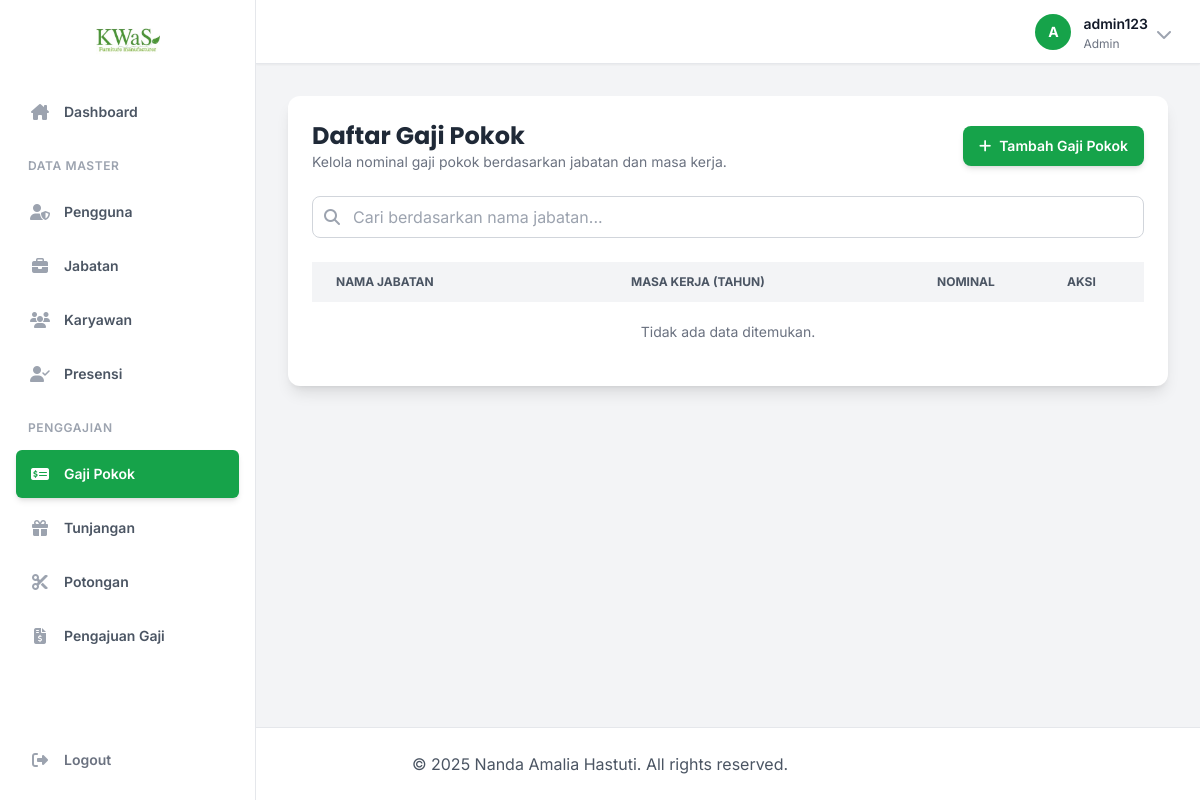
Page /pages/salary.php?page=3 (signed in) on the earlier database version.
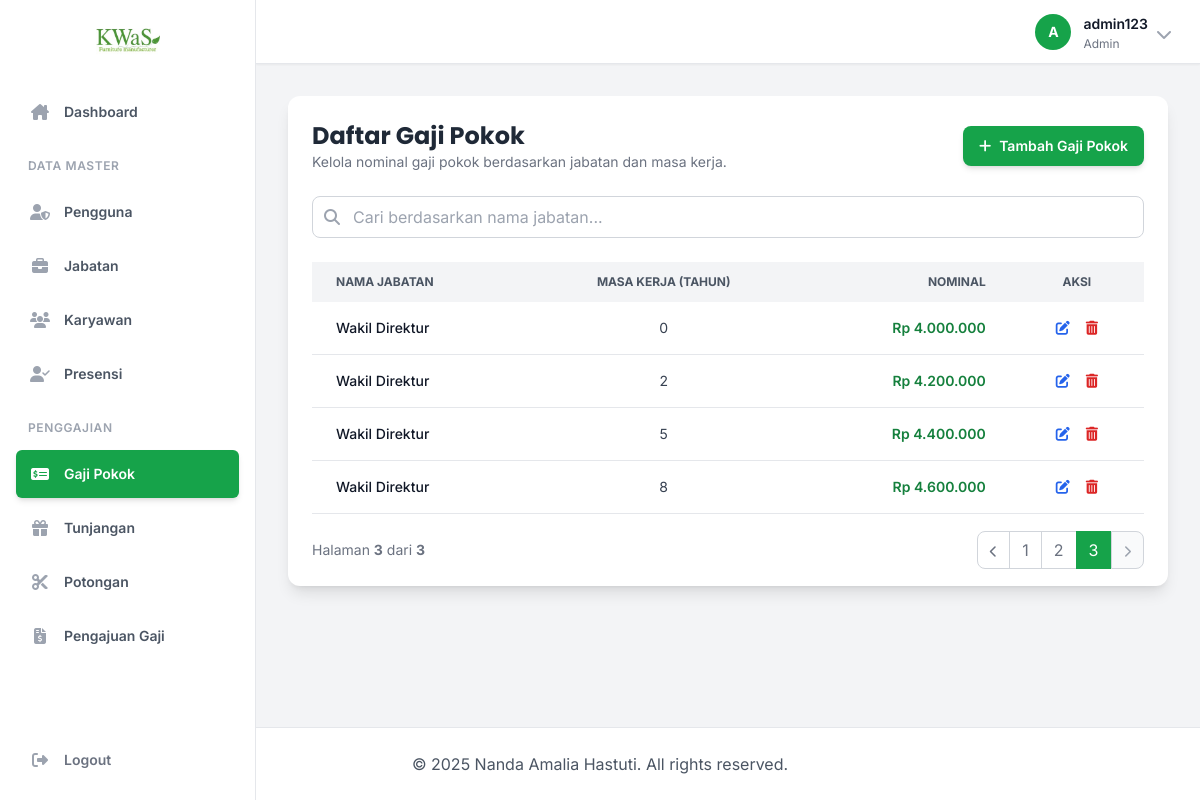
Same page on the later database version.
### tables this page shows
CREATE TABLE GAJI_POKOK (
    Id_Gapok INT AUTO_INCREMENT PRIMARY KEY,
    Id_Jabatan VARCHAR(15),
    Masa_Kerja INT,  
    Nominal DECIMAL(12,2),
    FOREIGN KEY (Id_Jabatan) REFERENCES JABATAN(Id_Jabatan) ON DELETE CASCADE
);

CREATE TABLE JABATAN (
    Id_Jabatan VARCHAR(15) PRIMARY KEY,
    Nama_Jabatan VARCHAR(50) NOT NULL,
    Pendidikan VARCHAR(20)
);

### pages/salary.php (the view, shortened to what the changed rows need)
<?php
require_once __DIR__ . '/../includes/functions.php';
$action = $_GET['action'] ?? 'list';
$page = isset($_GET['page']) ? (int)$_GET['page'] : 1;
$search_jabatan = $_GET['search_jabatan'] ?? '';
$records_per_page = 10;
$offset = ($page - 1) * $records_per_page;
require_once __DIR__ . '/../includes/header.php';
?>
<?php if ($action === 'list'): ?>
<div class="bg-white p-6 rounded-xl shadow-lg">
    <div class="flex flex-col sm:flex-row justify-between items-start sm:items-center mb-6 gap-4">
        <div>
            <h2 class="text-2xl font-bold text-gray-800 font-poppins">Daftar Gaji Pokok</h2>
        </div>
    </div>
    <div class="overflow-x-auto">
        <table class="w-full text-sm text-left text-gray-700">
            <thead class="text-xs uppercase bg-gray-100 text-gray-600">
                <tr>
                    <th class="px-6 py-3">Nama Jabatan</th>
                    <th class="px-6 py-3 text-center">Masa Kerja (Tahun)</th>
                    <th class="px-6 py-3 text-right">Nominal</th>
                    <th class="px-6 py-3 text-center">Aksi</th>
                </tr>
            </thead>
            <tbody>
                <?php
                $count_sql = "SELECT COUNT(gp.Id_Gapok) as total FROM GAJI_POKOK gp JOIN JABATAN j ON gp.Id_Jabatan = j.Id_Jabatan WHERE j.Nama_Jabatan LIKE ?";
                $stmt_count = $conn->prepare($count_sql);
                $search_param = "%" . $search_jabatan . "%";
                $stmt_count->bind_param("s", $search_param);
                $stmt_count->execute();
                $total_records = $stmt_count->get_result()->fetch_assoc()['total'];
                $total_pages = ceil($total_records / $records_per_page);
                $sql = "SELECT gp.*, j.Nama_Jabatan FROM GAJI_POKOK gp JOIN JABATAN j ON gp.Id_Jabatan = j.Id_Jabatan WHERE j.Nama_Jabatan LIKE ? ORDER BY j.Nama_Jabatan, gp.Masa_Kerja ASC LIMIT ? OFFSET ?";
                $stmt = $conn->prepare($sql);
                $stmt->bind_param("sii", $search_param, $records_per_page, $offset);
                $stmt->execute();
                $result = $stmt->get_result();
                if($result->num_rows > 0) {
                    while ($row = $result->fetch_assoc()): ?>
                    <tr class="bg-white border-b hover:bg-gray-50 transition-colors">
                        <td class="px-6 py-4 font-medium text-gray-900"><?= e($row['Nama_Jabatan']) ?></td>
                        <td class="px-6 py-4 text-center"><?= e($row['Masa_Kerja']) ?></td>
                        <td class="px-6 py-4 text-right font-semibold text-green-700">Rp <?= number_format($row['Nominal'] ?? 0, 0, ',', '.') ?></td>
                        <td class="px-6 py-4 text-center">
                            <div class="flex items-center justify-center gap-4">
                                <a href="salary.php?action=edit&id=<?= e($row['Id_Gapok']) ?>" class="text-blue-600 hover:text-blue-800" title="Edit"><i class="fa-solid fa-pen-to-square"></i></a>
                                <a href="salary.php?action=delete&id=<?= e($row['Id_Gapok']) ?>&token=<?= e($_SESSION['csrf_token']) ?>" class="text-red-600 hover:text-red-800" onclick="return confirm('Yakin ingin menghapus data ini?')" title="Hapus"><i class="fa-solid fa-trash-alt"></i></a>
                            </div>
                        </td>
                    </tr>
                    <?php endwhile;
                } else {
                    echo '<tr><td colspan="4" class="text-center py-5 text-gray-500">Tidak ada data ditemukan.</td></tr>';
                }
                ?>
            </tbody>
        </table>
    </div>
    <?php echo generate_pagination_links($page, $total_pages, 'salary.php', ['search_jabatan' => $search_jabatan]); ?>
</div>
<?php endif; ?>
<?php
require_once __DIR__ . '/../includes/footer.php';
?>

### includes/sidebar.php (shortened to what the changed rows need)
<?php
$user_level = strtolower($_SESSION['level'] ?? '');
$current_page_filename = basename($_SERVER['PHP_SELF']);
$navigation = [
    ['name' => 'Dashboard', 'href' => 'dashboard', 'icon' => 'fa-solid fa-house-chimney', 'roles' => ['admin', 'pemilik', 'karyawan']],
    ['group' => 'Data Master', 'roles' => ['admin']],
    ['name' => 'Pengguna', 'href' => 'pengguna.php', 'icon' => 'fa-solid fa-user-shield', 'roles' => ['admin']],
    ['name' => 'Jabatan', 'href' => 'jabatan.php', 'icon' => 'fa-solid fa-briefcase', 'roles' => ['admin']],
    ['name' => 'Karyawan', 'href' => 'karyawan.php', 'icon' => 'fa-solid fa-users', 'roles' => ['admin']],
    ['name' => 'Presensi', 'href' => 'presensi.php', 'icon' => 'fa-solid fa-user-check', 'roles' => ['admin']],
    ['group' => 'Penggajian', 'roles' => ['admin']],
    ['name' => 'Gaji Pokok', 'href' => 'salary.php', 'icon' => 'fa-solid fa-money-check-dollar', 'roles' => ['admin']],
    ['name' => 'Tunjangan', 'href' => 'tunjangan.php', 'icon' => 'fa-solid fa-gift', 'roles' => ['admin']],
    ['name' => 'Potongan', 'href' => 'potongan.php', 'icon' => 'fa-solid fa-scissors', 'roles' => ['admin']],
    ['name' => 'Pengajuan Gaji', 'href' => 'pengajuan_gaji.php', 'icon' => 'fa-solid fa-file-invoice-dollar', 'roles' => ['admin']],
    ['group' => 'Manajemen Pemilik', 'roles' => ['pemilik']],
    ['name' => 'Persetujuan Gaji', 'href' => 'pemilik/penggajian_pemilik.php', 'icon' => 'fa-solid fa-check-to-slot', 'roles' => ['pemilik']],
    ['name' => 'Laporan', 'href' => 'pemilik/laporan.php', 'icon' => 'fa-solid fa-chart-pie', 'roles' => ['pemilik']],
    ['group' => 'Area Pegawai', 'roles' => ['karyawan']],
    ['name' => 'Slip Gaji', 'href' => 'karyawan/slip_gaji.php', 'icon' => 'fa-solid fa-receipt', 'roles' => ['karyawan']]
];
?>
<div class="flex h-full flex-col bg-white border-r border-gray-200">
    <nav class="flex flex-1 flex-col mt-2 overflow-y-auto">
        <ul role="list" class="flex flex-1 flex-col gap-y-7 px-4">
            <li>
                <ul role="list" class="space-y-1.5">
                    <?php foreach ($navigation as $item): ?>
                        <?php if (in_array($user_level, $item['roles'])): ?>
                            <?php if (isset($item['group'])): ?>
                                <div class="px-3 pt-4 pb-2 text-xs font-semibold uppercase text-gray-400 tracking-wider">
                                    <?= e($item['group']) ?>
                                </div>
                            <?php else: ?>
                                <?php
                                    $link_href = '';
                                    $is_current = false;
                                    if ($item['href'] === 'dashboard') {
                                        if ($user_level === 'pemilik') {
                                            $link_href = BASE_URL . '/index_pemilik.php';
                                            $is_current = ($current_page_filename === 'index_pemilik.php');
                                        } elseif ($user_level === 'karyawan') {
                                            $link_href = BASE_URL . '/index_karyawan.php';
                                            $is_current = ($current_page_filename === 'index_karyawan.php');
                                        } else {
                                            $link_href = BASE_URL . '/index.php';
                                            $is_current = ($current_page_filename === 'index.php');
                                        }
                                    } else {
                                        $base_folder = '/pages/';
                                        $link_href = BASE_URL . $base_folder . $item['href'];
                                        $href_parts = explode('?', $item['href']);
                                        $item_filename_path = $href_parts[0];
                                        $current_path_parts = explode('/', $_SERVER['PHP_SELF']);
                                        $current_page_simple = end($current_path_parts);
                                        $item_path_parts = explode('/', $item_filename_path);
                                        $item_filename_simple = end($item_path_parts);
                                        $is_current = ($current_page_simple === $item_filename_simple);
                                    }
                                ?>
                                <li>
                                    <a href="<?= $link_href ?>"
                                       class="<?= $is_current
                                           ? 'bg-green-600 text-white shadow-md'
                                           : 'text-gray-600 hover:text-green-700 hover:bg-green-50';
                                       ?> group flex items-center gap-x-3 rounded-md p-3 text-sm leading-6 font-semibold transition-all duration-200">
                                        <i class="<?= e($item['icon']) ?> w-6 h-6 text-center text-base <?= $is_current ? 'text-white' : 'text-gray-400 group-hover:text-green-600'; ?>"></i>
                                        <?= e($item['name']) ?>
                                    </a>
                                </li>
                            <?php endif; ?>
                        <?php endif; ?>
                    <?php endforeach; ?>
                </ul>
            </li>
        </ul>
    </nav>
</div>

### includes/functions.php (shortened to what the changed rows need)
<?php
function e($string) {
    return htmlspecialchars($string ?? '', ENT_QUOTES, 'UTF-8');
}
function generate_pagination_links($current_page, $total_pages, $base_url, $params = []) {
    if ($total_pages <= 1) {
        return '';
    }
    $filtered_params = [];
    $query_string = http_build_query($filtered_params);
    $base_url .= ($query_string ? '?' . $query_string : '');
    $html = '<nav class="flex items-center justify-between mt-6">';
    $html .= '<span class="text-sm text-gray-500">Halaman <strong>' . $current_page . '</strong> dari <strong>' . $total_pages . '</strong></span>';
    $html .= '<ul class="inline-flex items-center -space-x-px">';
    $prev_class = ($current_page > 1)
        ? 'text-gray-500 bg-white hover:bg-gray-100 hover:text-gray-700'
        : 'text-gray-400 bg-gray-50 cursor-not-allowed';
    $separator = strpos($base_url, '?') !== false ? '&' : '?';
    $prev_href = ($current_page > 1) ? 'href="' . $base_url . $separator . 'page=' . ($current_page - 1) . '"' : '';
    $html .= '<li><a ' . $prev_href . ' class="px-3 py-2 ml-0 leading-tight border border-gray-300 rounded-l-lg ' . $prev_class . '"><i class="fa-solid fa-chevron-left text-xs"></i></a></li>';
    $window = 2;
    if ($total_pages <= (2 * $window) + 3) {
        for ($i = 1; $i <= $total_pages; $i++) {
            $html .= render_page_number($i, $current_page, $base_url);
        }
    }
    $next_class = ($current_page < $total_pages)
        ? 'text-gray-500 bg-white hover:bg-gray-100 hover:text-gray-700'
        : 'text-gray-400 bg-gray-50 cursor-not-allowed';
    $next_href = ($current_page < $total_pages) ? 'href="' . $base_url . $separator . 'page=' . ($current_page + 1) . '"' : '';
    $html .= '<li><a ' . $next_href . ' class="px-3 py-2 leading-tight border border-gray-300 rounded-r-lg ' . $next_class . '"><i class="fa-solid fa-chevron-right text-xs"></i></a></li>';
    $html .= '</ul></nav>';
    return $html;
}
function render_page_number($page_num, $current_page, $base_url) {
    if ($page_num == $current_page) {
        return '<li><span aria-current="page" class="z-10 px-3 py-2 leading-tight text-white bg-green-600 border border-green-600">' . $page_num . '</span></li>';
    } else {
        $separator = strpos($base_url, '?') !== false ? '&' : '?';
        return '<li><a href="' . $base_url . $separator . 'page=' . $page_num . '" class="px-3 py-2 leading-tight text-gray-500 bg-white border border-gray-300 hover:bg-gray-100 hover:text-gray-700">' . $page_num . '</a></li>';
    }
}
?>

Differences in the rows shown:
added gaji_pokok: Id_Jabatan.Nama_Jabatan "Wakil Direktur", Masa_Kerja "0", Nominal "4.000.000"
added gaji_pokok: Id_Jabatan.Nama_Jabatan "Wakil Direktur", Masa_Kerja "2", Nominal "4.200.000"
added gaji_pokok: Id_Jabatan.Nama_Jabatan "Wakil Direktur", Masa_Kerja "5", Nominal "4.400.000"
added gaji_pokok: Id_Jabatan.Nama_Jabatan "Wakil Direktur", Masa_Kerja "8", Nominal "4.600.000"
Other differences:
$current_page: (not shown) → "3"
$total_pages: (not shown) → "3"
text no longer shown: "Tidak ada data ditemukan."
text now shown: "Halaman dari"
new list line: "1"
new list line: "2"
new list line: "3"
